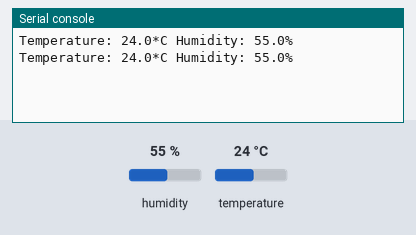
Recording of a program running on a simulated Raspberry Pi Pico running MicroPython. Parts: the last lines printed to the serial console. The test bench sets the inputs (shaded band); at power-on: humidity 55 %, temperature 24 °C.

Above: at 1.2 s.
1.3 s: humidity set to 22 %
At 2.6 s:
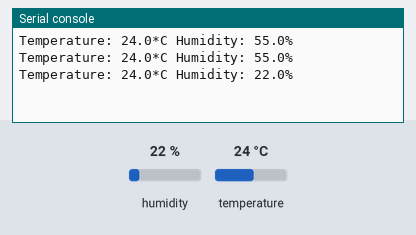
2.8 s: temperature set to 12 °C
At 3.6 s:
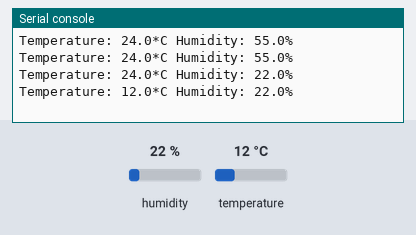
4.3 s: humidity set to 40 %
At 5.6 s:
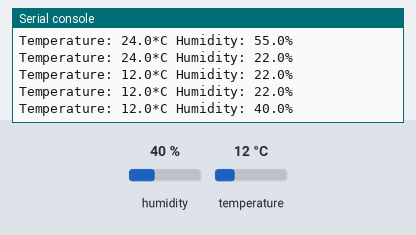
Timing chart, 0 to 7.3 s (numbered marks = the images above; inputs shaded):
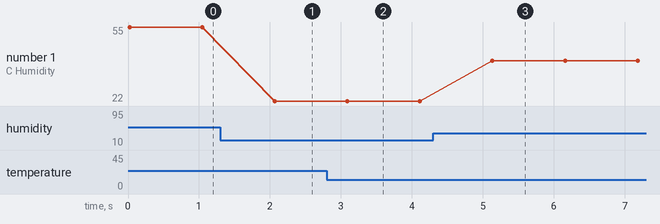

The program:

Lab4-1.py
```python
from machine import Pin
from time import sleep
import dht

sensor = dht.DHT22(Pin(0))
while True:
    sensor.measure()
    temp = sensor.temperature()
    hum = sensor.humidity()
    print("Temperature: {0}*C Humidity: {1}% ".format(temp, hum))
    sleep(1)
```

Measured:
- after the input at 1.3 s, the serial console: prints a new line after 0.77 s (image 1)
- after the input at 2.8 s, the serial console: prints a new line after 0.29 s (image 2)
- after the input at 4.3 s, the serial console: prints a new line after 0.84 s (image 3)
- plotted number 1: 55 → 22 after the input at 1.3 s, 22 → 40 after the input at 4.3 s
